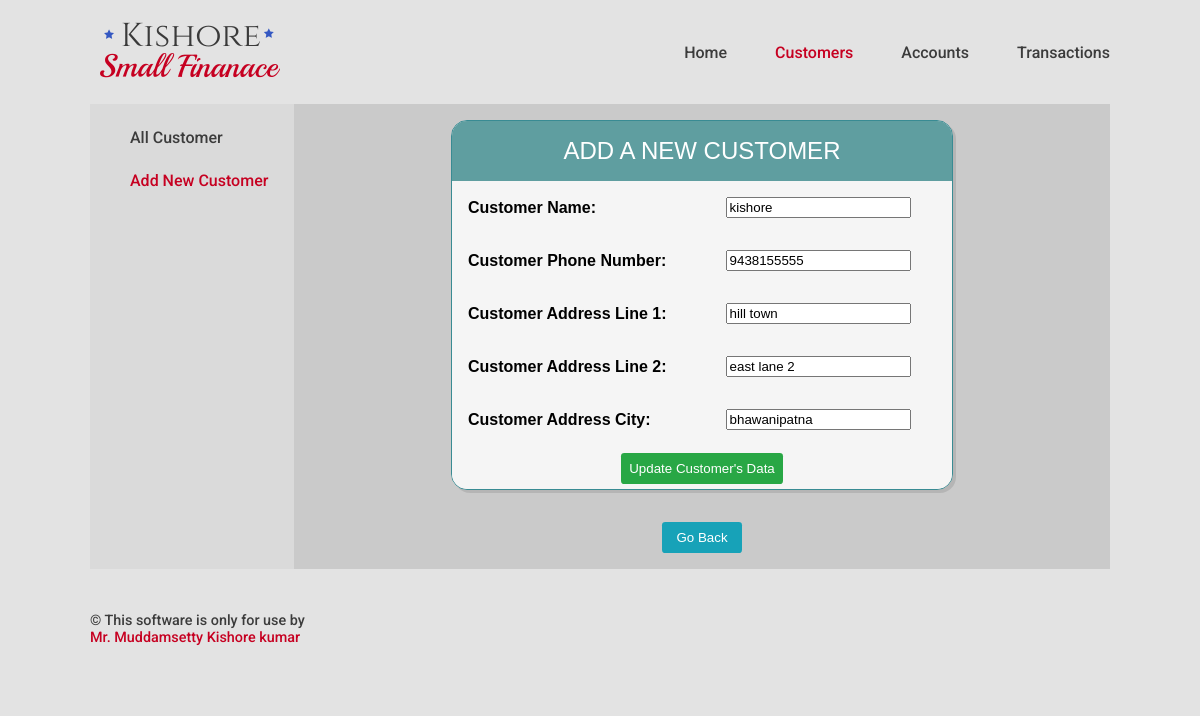
Screenshot of /customer/update/22 with the database file from the repository.
### Customers/models.py (models this page shows, shortened)
class Customer(models.Model):
    customer_id = models.AutoField(primary_key=True)
    customer_name = models.CharField(max_length=35,db_index=True)
    customer_phone_number = models.IntegerField(blank=True,null=True)
    customer_address_line_1 = models.CharField(max_length=40,blank=True, null=True)
    customer_address_line_2 = models.CharField(max_length=40,blank=True, null=True)
    customer_address_city = models.CharField(max_length=40,blank=True, null=True)

### Customers/views.py (the view)
# urls.py: path('update/<pk>', CustomerUpdateView.as_view()),
class CustomerUpdateView(SuccessMessageMixin,UpdateView):
    model = Customer
    fields = ['customer_name','customer_phone_number','customer_address_line_1','customer_address_line_2','customer_address_city']
    template_name = 'Customers/customer_update.html'
    success_message = "Customer's Data Succesfully Updated"

### Template/Customers/customer_update.html (shortened to what this page needs)
<!DOCTYPE html>
{% extends "base.html" %}
{% block nav-Customers %}
current-link
{% endblock %}
{% block main %}
<div class="main-column">
  <div class="col sub-navigation">
    <ul class="sub-navigation-ul">
      <li class="sub-navigation-li"><a class="sub-nav-link " href="/customer/">All Customer</a></li>
      <li class="sub-navigation-li"><a class="sub-nav-link current-link" href="/customer/create/">Add New Customer</a></li>
    </ul>
  </div>
  <div class="col main-data" >
    <form class="" method="post" >
      <div class="table-form-display" cellspacing="0" >
        <div class="table-form-header">Add A New Customer</div>
          <table>
            {{form.as_table}}
          </table>
        <div class="table-form-footer"><button class="btn btn-safe"  type="submit">Update Customer's Data</button></div>
      </div>
    </form>
    <div class="main-sub">
      <button onclick="window.location=document.referrer" class="btn btn-option">Go Back</button>
    </div>
  </div>
</div>
{% endblock %}

### static/css/base.css (style rules this page uses)
body { margin: 0; font-size: 16px; background-color: #dadada; background-color: #e3e3e3; font-family: 'Roboto'; box-sizing: border-box; }
.main-column { display: flex; background-color: #cacaca; }
.sub-navigation { width: 20%; background-color: #7c7c7c; background-color: #dadada; }
.sub-navigation { min-height: 430px; }
.sub-navigation-ul { list-style: none; }
.sub-navigation-li { margin: 1.5em auto; }
.sub-nav-link { text-decoration: none; color: #3c3c3c; font-weight: 500; }
.current-link { color: #C60021; }
.main-data { width: 80%; }
table { table-layout: auto; width: 100%; border-collapse:collapse; text-transform: capitalize; }
th,td { border:none; text-align: left; padding: 0.5em; }
.table-form-display { font-family: Helvetica; background-color: #F5F5F5; border: 0.1rem solid #398B93; border-radius: 1em; box-shadow: 3px 3px 0 rgba(0,0,0,0.1); margin: 1em auto; display: table; overflow: hidden; max-width: 500px; width: 90%; }
.table-form-header, .table-form-footer { background-color:#398B93; background-color: #FA8072; background-color: #5F9EA0; color: white; font-size: 1.5em; padding: 1rem; text-align: center; text-transform: uppercase; }
.table-form-footer { background-color: #F5F5F5; }
.table-form-display td, .table-form-display th { border:none; text-align: left; padding: 1rem; }
.table-form-footer { padding: 0.2em; }
.main-sub { text-align: center; padding:1em; }
.btn { padding: 0.5rem; border-radius: 0.25em; border: 0; min-width: 5rem; font-weight: 500; }
.btn-safe { background-color: #28a745; color: #fff; }
.btn-option { background-color: #17a2b8; color: #fff; }

### rows the page displays
Customer: customer_name "kishore", customer_phone_number "9438155555", customer_address_line_1 "hill town", customer_address_line_2 "east lane 2", customer_address_city "bhawanipatna"
